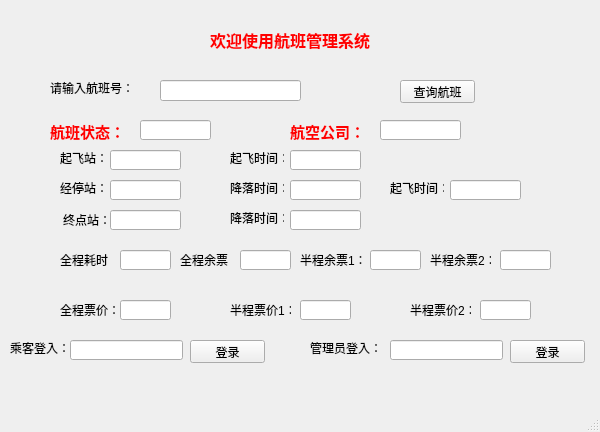
<?xml version="1.0" encoding="UTF-8"?>
<ui version="4.0">
 <class>QtfirstClass</class>
 <widget class="QMainWindow" name="QtfirstClass">
  <property name="geometry">
   <rect>
    <x>0</x>
    <y>0</y>
    <width>600</width>
    <height>432</height>
   </rect>
  </property>
  <property name="windowTitle">
   <string>航班管理</string>
  </property>
  <widget class="QWidget" name="centralWidget">
   <widget class="QPushButton" name="searchflight">
    <property name="geometry">
     <rect>
      <x>400</x>
      <y>80</y>
      <width>75</width>
      <height>23</height>
     </rect>
    </property>
    <property name="text">
     <string>查询航班</string>
    </property>
   </widget>
   <widget class="QLabel" name="label">
    <property name="geometry">
     <rect>
      <x>210</x>
      <y>20</y>
      <width>181</width>
      <height>41</height>
     </rect>
    </property>
    <property name="text">
     <string>&lt;html&gt;&lt;head/&gt;&lt;body&gt;&lt;p&gt;&lt;span style=&quot; font-size:12pt; font-weight:600; color:#ff0000;&quot;&gt;欢迎使用航班管理系统&lt;/span&gt;&lt;/p&gt;&lt;/body&gt;&lt;/html&gt;</string>
    </property>
    <property name="textFormat">
     <enum>Qt::AutoText</enum>
    </property>
    <property name="wordWrap">
     <bool>false</bool>
    </property>
   </widget>
   <widget class="QLineEdit" name="flightID">
    <property name="geometry">
     <rect>
      <x>160</x>
      <y>80</y>
      <width>141</width>
      <height>21</height>
     </rect>
    </property>
   </widget>
   <widget class="QLabel" name="label_2">
    <property name="geometry">
     <rect>
      <x>50</x>
      <y>80</y>
      <width>91</width>
      <height>16</height>
     </rect>
    </property>
    <property name="text">
     <string>请输入航班号：</string>
    </property>
   </widget>
   <widget class="QLineEdit" name="userid">
    <property name="geometry">
     <rect>
      <x>70</x>
      <y>340</y>
      <width>113</width>
      <height>20</height>
     </rect>
    </property>
   </widget>
   <widget class="QLineEdit" name="managerpassword">
    <property name="geometry">
     <rect>
      <x>390</x>
      <y>340</y>
      <width>113</width>
      <height>20</height>
     </rect>
    </property>
   </widget>
   <widget class="QLabel" name="label_3">
    <property name="geometry">
     <rect>
      <x>10</x>
      <y>340</y>
      <width>71</width>
      <height>16</height>
     </rect>
    </property>
    <property name="text">
     <string>乘客登入：</string>
    </property>
   </widget>
   <widget class="QLabel" name="label_4">
    <property name="geometry">
     <rect>
      <x>310</x>
      <y>340</y>
      <width>71</width>
      <height>16</height>
     </rect>
    </property>
    <property name="text">
     <string>管理员登入：</string>
    </property>
   </widget>
   <widget class="QPushButton" name="managerlogin_2">
    <property name="geometry">
     <rect>
      <x>510</x>
      <y>340</y>
      <width>75</width>
      <height>23</height>
     </rect>
    </property>
    <property name="text">
     <string>登录</string>
    </property>
   </widget>
   <widget class="QLabel" name="label_5">
    <property name="geometry">
     <rect>
      <x>50</x>
      <y>120</y>
      <width>71</width>
      <height>21</height>
     </rect>
    </property>
    <property name="text">
     <string>&lt;html&gt;&lt;head/&gt;&lt;body&gt;&lt;p&gt;&lt;span style=&quot; font-size:11pt; font-weight:600; color:#ff0000;&quot;&gt;航班状态：&lt;/span&gt;&lt;/p&gt;&lt;/body&gt;&lt;/html&gt;</string>
    </property>
   </widget>
   <widget class="QLineEdit" name="flightstatus">
    <property name="geometry">
     <rect>
      <x>140</x>
      <y>120</y>
      <width>71</width>
      <height>20</height>
     </rect>
    </property>
   </widget>
   <widget class="QLabel" name="label_6">
    <property name="geometry">
     <rect>
      <x>60</x>
      <y>150</y>
      <width>54</width>
      <height>16</height>
     </rect>
    </property>
    <property name="text">
     <string>起飞站：</string>
    </property>
   </widget>
   <widget class="QLabel" name="label_7">
    <property name="geometry">
     <rect>
      <x>60</x>
      <y>180</y>
      <width>54</width>
      <height>16</height>
     </rect>
    </property>
    <property name="text">
     <string>经停站：</string>
    </property>
   </widget>
   <widget class="QLabel" name="label_8">
    <property name="geometry">
     <rect>
      <x>63</x>
      <y>210</y>
      <width>51</width>
      <height>20</height>
     </rect>
    </property>
    <property name="text">
     <string>终点站：</string>
    </property>
   </widget>
   <widget class="QLabel" name="label_9">
    <property name="geometry">
     <rect>
      <x>230</x>
      <y>150</y>
      <width>54</width>
      <height>16</height>
     </rect>
    </property>
    <property name="text">
     <string>起飞时间：</string>
    </property>
   </widget>
   <widget class="QLabel" name="label_10">
    <property name="geometry">
     <rect>
      <x>230</x>
      <y>180</y>
      <width>54</width>
      <height>16</height>
     </rect>
    </property>
    <property name="text">
     <string>降落时间：</string>
    </property>
   </widget>
   <widget class="QLabel" name="label_11">
    <property name="geometry">
     <rect>
      <x>230</x>
      <y>210</y>
      <width>54</width>
      <height>16</height>
     </rect>
    </property>
    <property name="text">
     <string>降落时间：</string>
    </property>
   </widget>
   <widget class="QLabel" name="label_12">
    <property name="geometry">
     <rect>
      <x>390</x>
      <y>180</y>
      <width>54</width>
      <height>16</height>
     </rect>
    </property>
    <property name="text">
     <string>起飞时间：</string>
    </property>
   </widget>
   <widget class="QLabel" name="label_13">
    <property name="geometry">
     <rect>
      <x>60</x>
      <y>250</y>
      <width>51</width>
      <height>20</height>
     </rect>
    </property>
    <property name="text">
     <string>全程耗时：</string>
    </property>
   </widget>
   <widget class="QPushButton" name="userlogin">
    <property name="geometry">
     <rect>
      <x>190</x>
      <y>340</y>
      <width>75</width>
      <height>23</height>
     </rect>
    </property>
    <property name="text">
     <string>登录</string>
    </property>
   </widget>
   <widget class="QLabel" name="label_15">
    <property name="geometry">
     <rect>
      <x>290</x>
      <y>120</y>
      <width>71</width>
      <height>21</height>
     </rect>
    </property>
    <property name="text">
     <string>&lt;html&gt;&lt;head/&gt;&lt;body&gt;&lt;p&gt;&lt;span style=&quot; font-size:11pt; font-weight:600; color:#ff0000;&quot;&gt;航空公司：&lt;/span&gt;&lt;/p&gt;&lt;/body&gt;&lt;/html&gt;</string>
    </property>
   </widget>
   <widget class="QLineEdit" name="airline">
    <property name="geometry">
     <rect>
      <x>380</x>
      <y>120</y>
      <width>81</width>
      <height>20</height>
     </rect>
    </property>
   </widget>
   <widget class="QLineEdit" name="fromcity">
    <property name="geometry">
     <rect>
      <x>110</x>
      <y>150</y>
      <width>71</width>
      <height>20</height>
     </rect>
    </property>
   </widget>
   <widget class="QLineEdit" name="midcity">
    <property name="geometry">
     <rect>
      <x>110</x>
      <y>180</y>
      <width>71</width>
      <height>20</height>
     </rect>
    </property>
   </widget>
   <widget class="QLineEdit" name="tocity">
    <property name="geometry">
     <rect>
      <x>110</x>
      <y>210</y>
      <width>71</width>
      <height>20</height>
     </rect>
    </property>
   </widget>
   <widget class="QLineEdit" name="takeoff">
    <property name="geometry">
     <rect>
      <x>290</x>
      <y>150</y>
      <width>71</width>
      <height>20</height>
     </rect>
    </property>
   </widget>
   <widget class="QLineEdit" name="midland">
    <property name="geometry">
     <rect>
      <x>290</x>
      <y>180</y>
      <width>71</width>
      <height>20</height>
     </rect>
    </property>
   </widget>
   <widget class="QLineEdit" name="toland">
    <property name="geometry">
     <rect>
      <x>290</x>
      <y>210</y>
      <width>71</width>
      <height>20</height>
     </rect>
    </property>
   </widget>
   <widget class="QLineEdit" name="midtakeoff">
    <property name="geometry">
     <rect>
      <x>450</x>
      <y>180</y>
      <width>71</width>
      <height>20</height>
     </rect>
    </property>
   </widget>
   <widget class="QLineEdit" name="costtime">
    <property name="geometry">
     <rect>
      <x>120</x>
      <y>250</y>
      <width>51</width>
      <height>20</height>
     </rect>
    </property>
   </widget>
   <widget class="QLabel" name="label_16">
    <property name="geometry">
     <rect>
      <x>180</x>
      <y>250</y>
      <width>51</width>
      <height>20</height>
     </rect>
    </property>
    <property name="text">
     <string>全程余票：</string>
    </property>
   </widget>
   <widget class="QLabel" name="label_17">
    <property name="geometry">
     <rect>
      <x>300</x>
      <y>250</y>
      <width>71</width>
      <height>20</height>
     </rect>
    </property>
    <property name="text">
     <string>半程余票1：</string>
    </property>
   </widget>
   <widget class="QLabel" name="label_18">
    <property name="geometry">
     <rect>
      <x>430</x>
      <y>250</y>
      <width>61</width>
      <height>20</height>
     </rect>
    </property>
    <property name="text">
     <string>半程余票2：</string>
    </property>
   </widget>
   <widget class="QLineEdit" name="firstleft">
    <property name="geometry">
     <rect>
      <x>370</x>
      <y>250</y>
      <width>51</width>
      <height>20</height>
     </rect>
    </property>
   </widget>
   <widget class="QLineEdit" name="secondleft">
    <property name="geometry">
     <rect>
      <x>500</x>
      <y>250</y>
      <width>51</width>
      <height>20</height>
     </rect>
    </property>
   </widget>
   <widget class="QLineEdit" name="totalleft">
    <property name="geometry">
     <rect>
      <x>240</x>
      <y>250</y>
      <width>51</width>
      <height>20</height>
     </rect>
    </property>
   </widget>
   <widget class="QLabel" name="label_19">
    <property name="geometry">
     <rect>
      <x>60</x>
      <y>300</y>
      <width>61</width>
      <height>20</height>
     </rect>
    </property>
    <property name="text">
     <string>全程票价：</string>
    </property>
   </widget>
   <widget class="QLineEdit" name="totalprice">
    <property name="geometry">
     <rect>
      <x>120</x>
      <y>300</y>
      <width>51</width>
      <height>20</height>
     </rect>
    </property>
   </widget>
   <widget class="QLabel" name="label_20">
    <property name="geometry">
     <rect>
      <x>230</x>
      <y>300</y>
      <width>61</width>
      <height>20</height>
     </rect>
    </property>
    <property name="text">
     <string>半程票价1：</string>
    </property>
   </widget>
   <widget class="QLabel" name="label_21">
    <property name="geometry">
     <rect>
      <x>410</x>
      <y>300</y>
      <width>61</width>
      <height>20</height>
     </rect>
    </property>
    <property name="text">
     <string>半程票价2：</string>
    </property>
   </widget>
   <widget class="QLineEdit" name="firstprice">
    <property name="geometry">
     <rect>
      <x>300</x>
      <y>300</y>
      <width>51</width>
      <height>20</height>
     </rect>
    </property>
   </widget>
   <widget class="QLineEdit" name="secondprice">
    <property name="geometry">
     <rect>
      <x>480</x>
      <y>300</y>
      <width>51</width>
      <height>20</height>
     </rect>
    </property>
   </widget>
  </widget>
  <widget class="QMenuBar" name="menuBar">
   <property name="geometry">
    <rect>
     <x>0</x>
     <y>0</y>
     <width>600</width>
     <height>23</height>
    </rect>
   </property>
  </widget>
  <widget class="QStatusBar" name="statusBar"/>
 </widget>
 <layoutdefault spacing="6" margin="11"/>
 <resources>
  <include location="qtfirst.qrc"/>
 </resources>
 <connections/>
</ui>
